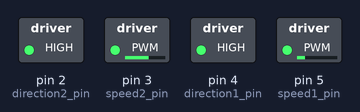
A sketch run on a simulated Arduino Uno, built with avr-gcc and run on an emulated ATmega328P. Shown: switched loads named in the sketch (green lamp = pin HIGH).

Above: at 0.05 s.
At 1.5 s:
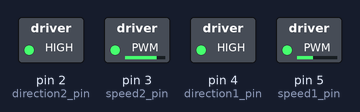
At 2.95 s:
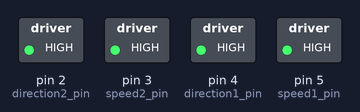
At 3.7 s:
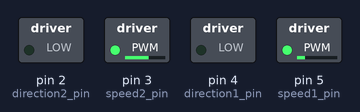
At 4.45 s:
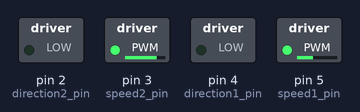
At 5.95 s:
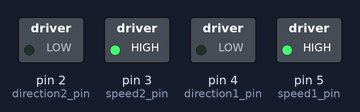
Timing chart, 0 to 7.8 s (numbered marks = the images above):
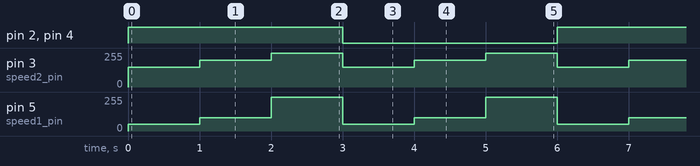

Measured:
- by itself, pin 2 (direction2_pin), pin 4 (direction1_pin): alternates HIGH for 3.0 s and LOW for 3.0 s
- by itself, pin 3 (speed2_pin): repeats every 3.0 s: 200/255 1.0 s, 255/255 1.0 s, 150/255 1.0 s
- by itself, pin 5 (speed1_pin): repeats every 3.0 s: 100/255 1.0 s, 255/255 1.0 s, 50/255 1.0 s

The sketch:

2_Dc_motors_with_L298.ino
```cpp
// connections
// Arduino    |   L298N
//------------------------
// GND        |   GND
// 5          |   IN1
// 4          |   IN2
// 3          |   IN3
// 2          |   IN4
//            |   OUT1  --> Motor 1 Wire 1
//            |   OUT2  --> Motor 1 Wire 2
//            |   OUT3  --> Motor 2 Wire 1
//            |   OUT4  --> Motor 2 Wire 2
//            |   +12V  --> 5V power supply
//            |   GND   --> GND power supply

int speed1_pin      = 5;     // Controls speed (PWM) for motor 1
int direction1_pin  = 4;     // Controls direction for motor 1
int speed2_pin      = 3;     // Controls speed (PWM) for motor 2
int direction2_pin  = 2;     // Controls direction for motor 2

bool direction = HIGH;  // start the motor by moving it towards one direction. whether it is
                        // clockwise o anticlockwise depends on how you have connected the
                        // motor's coil

void setup()
{
  pinMode(direction1_pin,OUTPUT);
  pinMode(speed1_pin,OUTPUT);
  pinMode(direction2_pin,OUTPUT);
  pinMode(speed2_pin,OUTPUT);
}

void loop()
{
  digitalWrite(direction1_pin,direction);   // Direction control motor 1
  digitalWrite(direction2_pin,direction);   // Direction control motor 2

  analogWrite(speed1_pin,50);               // PWM speed control motor 1
  analogWrite(speed2_pin,150);              // PWM speed control motor 2
  delay(1000);

  analogWrite(speed1_pin,100);              // PWM speed control motor 1
  analogWrite(speed2_pin,200);              // PWM speed control motor 2
  delay(1000);

  analogWrite(speed1_pin,255);              // PWM speed control motor 1
  analogWrite(speed2_pin,255);              // PWM speed control motor 2
  delay(1000);

  direction = !direction;                   // Switch direction
  analogWrite(speed1_pin,0);                // Stop motor 1 before starting again in the opposite direction
  analogWrite(speed2_pin,0);                // Stop motor 2 before starting again in the opposite direction
}
```
